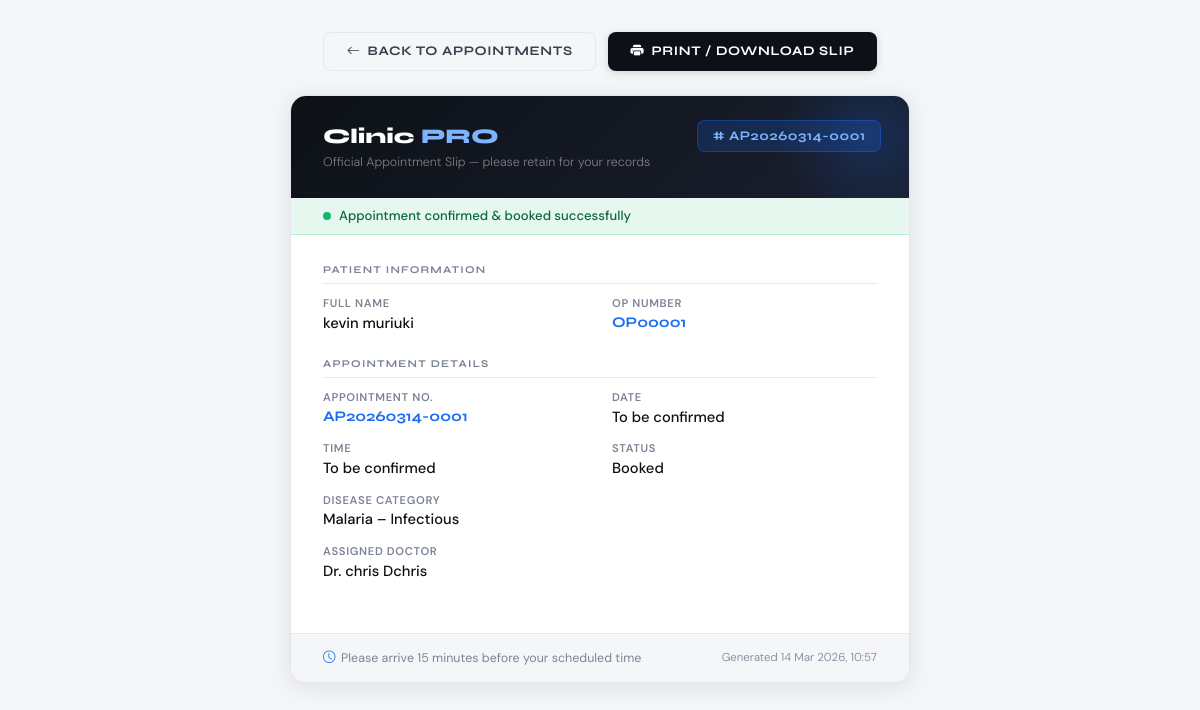
The page /appointment/AP20260314-0001/slip/ (signed in) on the database its author committed.
### hospital/models.py (models this page shows, shortened)
class Appointment(models.Model):
    appointment_number = models.CharField(max_length=20, unique=True, editable=False)
    patient = models.ForeignKey(Patient, on_delete=models.CASCADE)
    doctor = models.ForeignKey(
        User,
        on_delete=models.CASCADE,
        limit_choices_to={'groups__name__in': ['doctor', 'admin']}
    )
    disease_category = models.ForeignKey(DiseaseCategory, on_delete=models.SET_NULL, null=True)
    appointment_date = models.DateField(null=True, blank=True)
    appointment_time = models.TimeField(null=True, blank=True)
    status = models.CharField(
        max_length=20,
        choices=[
            ('booked', 'Booked'),
            ('confirmed', 'Confirmed'),
            ('attended', 'Attended'),
            ('cancelled', 'Cancelled'),
        ],
        default='booked'
    )
    email = models.EmailField("Patient Email for Reminder", blank=True, null=True)
    phone = models.CharField(max_length=13, blank=True, null=True)
    created_by = models.ForeignKey(
        User,
        on_delete=models.SET_NULL,
        null=True,
        related_name='created_appointments'
    )
    created_at = models.DateTimeField(auto_now_add=True)
    class Meta:
        ordering = ['appointment_date', 'appointment_time']

class Patient(models.Model):
    op_number = models.CharField(max_length=10, unique=True, editable=False, blank=True)
    full_name = models.CharField("Full Name", max_length=100)
    GENDER_CHOICES = [('M', 'Male'), ('F', 'Female'), ('O', 'Other')]
    gender = models.CharField(max_length=1, choices=GENDER_CHOICES)
    date_of_birth = models.DateField("Date of Birth")
    phone_regex = RegexValidator(regex=r'^\+254\d{9}$', message="Phone must be +254 followed by 9 digits")
    phone = models.CharField(validators=[phone_regex], max_length=13, unique=True)
    id_number = models.CharField("ID Number", max_length=20, blank=True, null=True)
    address = models.CharField("Residence / Address", max_length=200)
    next_of_kin_name = models.CharField("Next of Kin Name", max_length=100)
    next_of_kin_phone = models.CharField("Next of Kin Phone", max_length=13, blank=True)
    PATIENT_TYPE = [('outpatient', 'Outpatient')]
    patient_type = models.CharField(max_length=20, choices=PATIENT_TYPE, default='outpatient')
    PAYMENT_MODE = [('cash', 'Cash'), ('insurance', 'Insurance'), ('other', 'Other')]
    payment_mode = models.CharField(max_length=20, choices=PAYMENT_MODE, default='cash')
    registered_on = models.DateTimeField(auto_now_add=True)
    class Meta:
        ordering = ['-registered_on']

class DiseaseCategory(models.Model):
    name = models.CharField(max_length=100, unique=True)
    is_chronic = models.BooleanField(default=False)
    typical_interval_days = models.IntegerField(default=30)
    def __str__(self):
        return self.name
    class Meta:
        verbose_name_plural = "Disease Categories"

### hospital/views.py (the view)
# urls.py: path('appointment/<str:appointment_number>/slip/', views.appointment_slip, name='appointment_slip'),
@login_required(login_url='/login/')
def appointment_slip(request, appointment_number):
    appointment = get_object_or_404(Appointment, appointment_number=appointment_number)
    return render(request, 'appointment_slip.html', {'appointment': appointment})

### hospital/context_processors.py (called while the page is built)
def user_groups(request):
    if request.user.is_authenticated:
        return {
            'user_groups': [group.name for group in request.user.groups.all()]
        }
    return {'user_groups': []}

### templates/appointment_slip.html (shortened to what this page needs)
<!DOCTYPE html>
<html lang="en">
<head>
  <link rel="stylesheet" href="https://cdn.jsdelivr.net/npm/bootstrap-icons@1.11.3/font/bootstrap-icons.css">
</head>
<body>
  <div class="action-bar">
    <a href="{% url 'todays_appointments' %}" class="btn-back">
      <i class="bi bi-arrow-left"></i> Back to Appointments
    </a>
    <button class="btn-print" onclick="window.print()">
      <i class="bi bi-printer-fill"></i> Print / Download Slip
    </button>
  </div>
  <div class="slip">
    <div class="slip-header">
      <div class="slip-clinic">Clinic <span>PRO</span></div>
      <div class="slip-tagline">Official Appointment Slip — please retain for your records</div>
      <div class="slip-appt-badge"># {{ appointment.appointment_number }}</div>
    </div>
    <div class="slip-status">
      Appointment confirmed &amp; booked successfully
    </div>
    <div class="slip-body">
      <div class="slip-section-label">Patient Information</div>
      <div class="slip-grid">
        <div class="slip-field">
          <div class="slip-key">Full Name</div>
          <div class="slip-val">{{ appointment.patient.full_name }}</div>
        </div>
        <div class="slip-field">
          <div class="slip-key">OP Number</div>
          <div class="slip-val accent">{{ appointment.patient.op_number }}</div>
        </div>
      </div>
      <div class="slip-section-label">Appointment Details</div>
      <div class="slip-grid">
        <div class="slip-field">
          <div class="slip-key">Appointment No.</div>
          <div class="slip-val accent">{{ appointment.appointment_number }}</div>
        </div>
        <div class="slip-field">
          <div class="slip-key">Date</div>
          <div class="slip-val">{{ appointment.appointment_date|date:"d F Y"|default:"To be confirmed" }}</div>
        </div>
        <div class="slip-field">
          <div class="slip-key">Time</div>
          <div class="slip-val">{{ appointment.appointment_time|time:"H:i"|default:"To be confirmed" }}</div>
        </div>
        <div class="slip-field">
          <div class="slip-key">Status</div>
          <div class="slip-val">{{ appointment.get_status_display }}</div>
        </div>
        <div class="slip-field slip-full">
          <div class="slip-key">Disease Category</div>
          <div class="slip-val">{{ appointment.disease_category|default:"General" }}</div>
        </div>
        <div class="slip-field slip-full">
          <div class="slip-key">Assigned Doctor</div>
          <div class="slip-val">Dr. {{ appointment.doctor.get_full_name|default:appointment.doctor.username }}</div>
        </div>
      </div>
    </div>
    <div class="slip-footer">
      <span class="slip-note">
        <i class="bi bi-clock"></i>
        Please arrive 15 minutes before your scheduled time
      </span>
      <span class="slip-generated">
        Generated {{ appointment.created_at|date:"d M Y, H:i" }}
      </span>
    </div>
  </div>
</body>
</html>

### templates/appointment_slip.html (style rules this page uses)
:root { --ink: #0d1117; --ink-soft: #3a3f4b; --ink-muted: #7c8494; --surface: #f5f6f8; --border: #e4e7ed; --accent: #1a6ef5; --accent-soft: #e8f0fe; --green: #12b76a; --green-soft: #e6f7f0; }
* { box-sizing: border-box; margin: 0; padding: 0; }
body { font-family: 'DM Sans', sans-serif; background: var(--surface); color: var(--ink); min-height: 100vh; display: flex; flex-direction: column; align-items: center; padding: 2rem 1rem; }
.action-bar { display: flex; gap: .75rem; margin-bottom: 1.5rem; flex-wrap: wrap; justify-content: center; }
.btn-print, .btn-back { display: inline-flex; align-items: center; gap: .45rem; padding: .65rem 1.4rem; border-radius: 8px; font-family: 'Syne', sans-serif; font-size: .82rem; font-weight: 700; letter-spacing: .05em; text-transform: uppercase; cursor: pointer; text-decoration: none; border: none; transition: all .18s; }
.btn-print { background: var(--ink); color: #fff; box-shadow: 0 2px 8px rgba(13,17,23,.15); }
.btn-back { background: transparent; color: var(--ink-soft); border: 1.5px solid var(--border); }
.slip { background: #fff; width: 100%; max-width: 620px; border-radius: 16px; border: 1px solid var(--border); box-shadow: 0 4px 24px rgba(13,17,23,.1); overflow: hidden; }
.slip-header { background: linear-gradient(135deg, #0d1117 0%, #1a1f2e 100%); padding: 1.75rem 2rem; position: relative; overflow: hidden; }
.slip-header::before { content: ''; position: absolute; top: -50px; right: -50px; width: 180px; height: 180px; border-radius: 50%; background: radial-gradient(circle, rgba(26,110,245,.2) 0%, transparent 70%); }
.slip-clinic { font-family: 'Syne', sans-serif; font-size: 1.3rem; font-weight: 800; color: #fff; position: relative; z-index: 1; margin-bottom: .3rem; }
.slip-clinic span { color: #7fb3ff; }
.slip-tagline { font-size: .78rem; color: rgba(255,255,255,.45); font-weight: 300; position: relative; z-index: 1; }
.slip-appt-badge { position: absolute; top: 1.5rem; right: 1.75rem; background: rgba(26,110,245,.2); border: 1px solid rgba(26,110,245,.35); border-radius: 8px; padding: .45rem .9rem; font-family: 'Syne', sans-serif; font-size: .82rem; font-weight: 700; color: #7fb3ff; z-index: 1; letter-spacing: .04em; }
.slip-status { background: var(--green-soft); border-bottom: 1px solid rgba(18,183,106,.2); padding: .6rem 2rem; display: flex; align-items: center; gap: .5rem; font-size: .82rem; color: #0a6640; font-weight: 500; }
.slip-status::before { content: ''; width: 8px; height: 8px; border-radius: 50%; background: var(--green); flex-shrink: 0; }
.slip-body { padding: 1.75rem 2rem; }
.slip-section-label { font-family: 'Syne', sans-serif; font-size: .65rem; font-weight: 700; letter-spacing: .12em; text-transform: uppercase; color: var(--ink-muted); margin-bottom: .75rem; padding-bottom: .45rem; border-bottom: 1px solid var(--border); }
.slip-grid { display: grid; grid-template-columns: 1fr 1fr; gap: .9rem 1.5rem; margin-bottom: 1.5rem; }
.slip-key { font-size: .7rem; font-weight: 600; color: var(--ink-muted); text-transform: uppercase; letter-spacing: .06em; margin-bottom: .18rem; }
.slip-val { font-size: .92rem; color: var(--ink); font-weight: 500; }
.slip-val.accent { color: var(--accent); font-family: 'Syne', sans-serif; font-weight: 700; }
.slip-full { grid-column: 1 / -1; }
.slip-footer { background: var(--surface); border-top: 1px solid var(--border); padding: 1rem 2rem; display: flex; align-items: center; justify-content: space-between; gap: 1rem; flex-wrap: wrap; }
.slip-note { font-size: .78rem; color: var(--ink-muted); display: flex; align-items: center; gap: .35rem; }
.slip-note i { color: var(--accent); }
.slip-generated { font-size: .72rem; color: var(--ink-muted); font-weight: 300; }

### rows shown on the page
Appointment: appointment_number "AP20260314-0001", patient.full_name "kevin muriuki", patient.op_number "OP00001", appointment_date "To be confirmed", appointment_time "To be confirmed", status "Booked", disease_category "Malaria – Infectious", doctor.get_full_name "chris Dchris", created_at "14 Mar 2026, 10:57"
